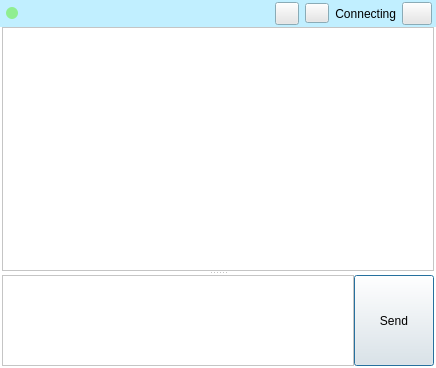
<?xml version="1.0" encoding="UTF-8"?>
<ui version="4.0">
 <class>ChatWindow</class>
 <widget class="QDialog" name="ChatWindow">
  <property name="geometry">
   <rect>
    <x>0</x>
    <y>0</y>
    <width>436</width>
    <height>368</height>
   </rect>
  </property>
  <property name="sizePolicy">
   <sizepolicy hsizetype="Preferred" vsizetype="Expanding">
    <horstretch>0</horstretch>
    <verstretch>0</verstretch>
   </sizepolicy>
  </property>
  <property name="palette">
   <palette>
    <active>
     <colorrole role="Base">
      <brush brushstyle="SolidPattern">
       <color alpha="255">
        <red>255</red>
        <green>255</green>
        <blue>255</blue>
       </color>
      </brush>
     </colorrole>
     <colorrole role="Window">
      <brush brushstyle="SolidPattern">
       <color alpha="255">
        <red>255</red>
        <green>255</green>
        <blue>255</blue>
       </color>
      </brush>
     </colorrole>
    </active>
    <inactive>
     <colorrole role="Base">
      <brush brushstyle="SolidPattern">
       <color alpha="255">
        <red>255</red>
        <green>255</green>
        <blue>255</blue>
       </color>
      </brush>
     </colorrole>
     <colorrole role="Window">
      <brush brushstyle="SolidPattern">
       <color alpha="255">
        <red>255</red>
        <green>255</green>
        <blue>255</blue>
       </color>
      </brush>
     </colorrole>
    </inactive>
    <disabled>
     <colorrole role="Base">
      <brush brushstyle="SolidPattern">
       <color alpha="255">
        <red>255</red>
        <green>255</green>
        <blue>255</blue>
       </color>
      </brush>
     </colorrole>
     <colorrole role="Window">
      <brush brushstyle="SolidPattern">
       <color alpha="255">
        <red>255</red>
        <green>255</green>
        <blue>255</blue>
       </color>
      </brush>
     </colorrole>
    </disabled>
   </palette>
  </property>
  <property name="windowTitle">
   <string>Chat</string>
  </property>
  <property name="styleSheet">
   <string notr="true"/>
  </property>
  <layout class="QHBoxLayout" name="horizontalLayout">
   <property name="spacing">
    <number>0</number>
   </property>
   <property name="leftMargin">
    <number>0</number>
   </property>
   <property name="topMargin">
    <number>0</number>
   </property>
   <property name="rightMargin">
    <number>0</number>
   </property>
   <property name="bottomMargin">
    <number>0</number>
   </property>
   <item>
    <widget class="QWidget" name="mCentralWidget" native="true">
     <property name="autoFillBackground">
      <bool>true</bool>
     </property>
     <layout class="QVBoxLayout" name="verticalLayout_3" stretch="0,1">
      <property name="spacing">
       <number>0</number>
      </property>
      <property name="leftMargin">
       <number>0</number>
      </property>
      <property name="topMargin">
       <number>0</number>
      </property>
      <property name="rightMargin">
       <number>0</number>
      </property>
      <property name="bottomMargin">
       <number>0</number>
      </property>
      <item>
       <widget class="QWidget" name="mTitlebar" native="true">
        <property name="palette">
         <palette>
          <active>
           <colorrole role="Button">
            <brush brushstyle="SolidPattern">
             <color alpha="255">
              <red>230</red>
              <green>230</green>
              <blue>230</blue>
             </color>
            </brush>
           </colorrole>
           <colorrole role="Base">
            <brush brushstyle="SolidPattern">
             <color alpha="255">
              <red>255</red>
              <green>255</green>
              <blue>255</blue>
             </color>
            </brush>
           </colorrole>
           <colorrole role="Window">
            <brush brushstyle="SolidPattern">
             <color alpha="255">
              <red>193</red>
              <green>239</green>
              <blue>255</blue>
             </color>
            </brush>
           </colorrole>
          </active>
          <inactive>
           <colorrole role="Button">
            <brush brushstyle="SolidPattern">
             <color alpha="255">
              <red>230</red>
              <green>230</green>
              <blue>230</blue>
             </color>
            </brush>
           </colorrole>
           <colorrole role="Base">
            <brush brushstyle="SolidPattern">
             <color alpha="255">
              <red>255</red>
              <green>255</green>
              <blue>255</blue>
             </color>
            </brush>
           </colorrole>
           <colorrole role="Window">
            <brush brushstyle="SolidPattern">
             <color alpha="255">
              <red>193</red>
              <green>239</green>
              <blue>255</blue>
             </color>
            </brush>
           </colorrole>
          </inactive>
          <disabled>
           <colorrole role="Button">
            <brush brushstyle="SolidPattern">
             <color alpha="255">
              <red>230</red>
              <green>230</green>
              <blue>230</blue>
             </color>
            </brush>
           </colorrole>
           <colorrole role="Base">
            <brush brushstyle="SolidPattern">
             <color alpha="255">
              <red>193</red>
              <green>239</green>
              <blue>255</blue>
             </color>
            </brush>
           </colorrole>
           <colorrole role="Window">
            <brush brushstyle="SolidPattern">
             <color alpha="255">
              <red>193</red>
              <green>239</green>
              <blue>255</blue>
             </color>
            </brush>
           </colorrole>
          </disabled>
         </palette>
        </property>
        <property name="autoFillBackground">
         <bool>true</bool>
        </property>
        <property name="styleSheet">
         <string notr="true"/>
        </property>
        <layout class="QHBoxLayout" name="horizontalLayout_2" stretch="0,0,1,0,0,0,0">
         <property name="spacing">
          <number>6</number>
         </property>
         <property name="leftMargin">
          <number>6</number>
         </property>
         <property name="topMargin">
          <number>2</number>
         </property>
         <property name="rightMargin">
          <number>4</number>
         </property>
         <property name="bottomMargin">
          <number>2</number>
         </property>
         <item>
          <widget class="QLabel" name="mOnlineIndicator">
           <property name="sizePolicy">
            <sizepolicy hsizetype="Minimum" vsizetype="Minimum">
             <horstretch>0</horstretch>
             <verstretch>0</verstretch>
            </sizepolicy>
           </property>
           <property name="minimumSize">
            <size>
             <width>12</width>
             <height>12</height>
            </size>
           </property>
           <property name="maximumSize">
            <size>
             <width>12</width>
             <height>12</height>
            </size>
           </property>
           <property name="styleSheet">
            <string notr="true">background-color: lightgreen;
border-radius: 6px;</string>
           </property>
           <property name="text">
            <string/>
           </property>
          </widget>
         </item>
         <item>
          <widget class="QLabel" name="mTitleLabel">
           <property name="sizePolicy">
            <sizepolicy hsizetype="Preferred" vsizetype="Preferred">
             <horstretch>0</horstretch>
             <verstretch>0</verstretch>
            </sizepolicy>
           </property>
           <property name="minimumSize">
            <size>
             <width>0</width>
             <height>0</height>
            </size>
           </property>
           <property name="maximumSize">
            <size>
             <width>400</width>
             <height>16777215</height>
            </size>
           </property>
           <property name="font">
            <font>
             <pointsize>14</pointsize>
            </font>
           </property>
           <property name="text">
            <string/>
           </property>
           <property name="textFormat">
            <enum>Qt::PlainText</enum>
           </property>
          </widget>
         </item>
         <item>
          <spacer name="horizontalSpacer">
           <property name="orientation">
            <enum>Qt::Horizontal</enum>
           </property>
           <property name="sizeType">
            <enum>QSizePolicy::MinimumExpanding</enum>
           </property>
           <property name="sizeHint" stdset="0">
            <size>
             <width>1</width>
             <height>20</height>
            </size>
           </property>
          </spacer>
         </item>
         <item>
          <widget class="QToolButton" name="mAudioCallBtn">
           <property name="sizePolicy">
            <sizepolicy hsizetype="Preferred" vsizetype="Preferred">
             <horstretch>0</horstretch>
             <verstretch>0</verstretch>
            </sizepolicy>
           </property>
           <property name="minimumSize">
            <size>
             <width>24</width>
             <height>20</height>
            </size>
           </property>
           <property name="maximumSize">
            <size>
             <width>16777215</width>
             <height>16777215</height>
            </size>
           </property>
           <property name="layoutDirection">
            <enum>Qt::LeftToRight</enum>
           </property>
           <property name="autoFillBackground">
            <bool>false</bool>
           </property>
           <property name="styleSheet">
            <string notr="true">QToolButton
{
   border-image: url(&quot;:/audiocall.svg&quot;);
}
QToolButton:hover
{
   border-image: url(&quot;:/audiocall-hover.svg&quot;);
}</string>
           </property>
           <property name="text">
            <string/>
           </property>
           <property name="iconSize">
            <size>
             <width>0</width>
             <height>0</height>
            </size>
           </property>
           <property name="checkable">
            <bool>false</bool>
           </property>
           <property name="checked">
            <bool>false</bool>
           </property>
           <property name="autoRaise">
            <bool>false</bool>
           </property>
          </widget>
         </item>
         <item>
          <widget class="QToolButton" name="mVideoCallBtn">
           <property name="minimumSize">
            <size>
             <width>24</width>
             <height>20</height>
            </size>
           </property>
           <property name="styleSheet">
            <string notr="true">QToolButton
{
   border-image: url(&quot;:/videocall.svg&quot;);
}
QToolButton:hover
{
   border-image: url(&quot;:/videocall-hover.svg&quot;);
}</string>
           </property>
           <property name="text">
            <string/>
           </property>
           <property name="iconSize">
            <size>
             <width>0</width>
             <height>0</height>
            </size>
           </property>
          </widget>
         </item>
         <item>
          <widget class="QLabel" name="mChatdStatusDisplay">
           <property name="autoFillBackground">
            <bool>false</bool>
           </property>
           <property name="text">
            <string>Connecting</string>
           </property>
           <property name="alignment">
            <set>Qt::AlignRight|Qt::AlignTrailing|Qt::AlignVCenter</set>
           </property>
           <property name="margin">
            <number>0</number>
           </property>
           <property name="indent">
            <number>0</number>
           </property>
          </widget>
         </item>
         <item>
          <widget class="QToolButton" name="mMembersBtn">
           <property name="enabled">
            <bool>true</bool>
           </property>
           <property name="minimumSize">
            <size>
             <width>30</width>
             <height>20</height>
            </size>
           </property>
           <property name="styleSheet">
            <string notr="true">QToolButton
{
border-image: url(':/groupchat-members.svg')
}
QToolButton:hover
{
border-image: url(':/groupchat-members-hover.svg')
}
</string>
           </property>
           <property name="text">
            <string/>
           </property>
          </widget>
         </item>
        </layout>
       </widget>
      </item>
      <item>
       <widget class="QWidget" name="mTextChatWidget" native="true">
        <property name="sizePolicy">
         <sizepolicy hsizetype="Preferred" vsizetype="Preferred">
          <horstretch>0</horstretch>
          <verstretch>0</verstretch>
         </sizepolicy>
        </property>
        <layout class="QVBoxLayout" name="verticalLayout_2">
         <property name="spacing">
          <number>0</number>
         </property>
         <property name="leftMargin">
          <number>2</number>
         </property>
         <property name="topMargin">
          <number>0</number>
         </property>
         <property name="rightMargin">
          <number>2</number>
         </property>
         <property name="bottomMargin">
          <number>2</number>
         </property>
         <item>
          <widget class="QSplitter" name="mSplitter">
           <property name="sizePolicy">
            <sizepolicy hsizetype="Expanding" vsizetype="Expanding">
             <horstretch>0</horstretch>
             <verstretch>0</verstretch>
            </sizepolicy>
           </property>
           <property name="orientation">
            <enum>Qt::Vertical</enum>
           </property>
           <widget class="MyMessageList" name="mMessageList">
            <property name="sizePolicy">
             <sizepolicy hsizetype="Expanding" vsizetype="Expanding">
              <horstretch>0</horstretch>
              <verstretch>0</verstretch>
             </sizepolicy>
            </property>
            <property name="minimumSize">
             <size>
              <width>0</width>
              <height>0</height>
             </size>
            </property>
            <property name="autoFillBackground">
             <bool>false</bool>
            </property>
            <property name="styleSheet">
             <string notr="true">QListView {background-color: white; }</string>
            </property>
            <property name="verticalScrollMode">
             <enum>QAbstractItemView::ScrollPerPixel</enum>
            </property>
            <property name="horizontalScrollMode">
             <enum>QAbstractItemView::ScrollPerPixel</enum>
            </property>
            <property name="resizeMode">
             <enum>QListView::Adjust</enum>
            </property>
            <property name="layoutMode">
             <enum>QListView::SinglePass</enum>
            </property>
            <property name="spacing">
             <number>0</number>
            </property>
            <property name="uniformItemSizes">
             <bool>false</bool>
            </property>
            <property name="batchSize">
             <number>100</number>
            </property>
           </widget>
           <widget class="QWidget" name="layoutWidget">
            <layout class="QHBoxLayout" name="typeAndSend" stretch="1,0">
             <property name="spacing">
              <number>0</number>
             </property>
             <property name="sizeConstraint">
              <enum>QLayout::SetMinimumSize</enum>
             </property>
             <property name="topMargin">
              <number>0</number>
             </property>
             <item>
              <widget class="MsgInputBox" name="mMessageEdit">
               <property name="sizePolicy">
                <sizepolicy hsizetype="Expanding" vsizetype="Minimum">
                 <horstretch>0</horstretch>
                 <verstretch>0</verstretch>
                </sizepolicy>
               </property>
               <property name="sizeAdjustPolicy">
                <enum>QAbstractScrollArea::AdjustToContents</enum>
               </property>
               <property name="html">
                <string>&lt;!DOCTYPE HTML PUBLIC &quot;-//W3C//DTD HTML 4.0//EN&quot; &quot;http://www.w3.org/TR/REC-html40/strict.dtd&quot;&gt;
&lt;html&gt;&lt;head&gt;&lt;meta name=&quot;qrichtext&quot; content=&quot;1&quot; /&gt;&lt;style type=&quot;text/css&quot;&gt;
p, li { white-space: pre-wrap; }
&lt;/style&gt;&lt;/head&gt;&lt;body style=&quot; font-family:'.Helvetica Neue DeskInterface'; font-size:13pt; font-weight:400; font-style:normal;&quot;&gt;
&lt;p style=&quot;-qt-paragraph-type:empty; margin-top:0px; margin-bottom:0px; margin-left:0px; margin-right:0px; -qt-block-indent:0; text-indent:0px;&quot;&gt;&lt;br /&gt;&lt;/p&gt;&lt;/body&gt;&lt;/html&gt;</string>
               </property>
              </widget>
             </item>
             <item>
              <layout class="QVBoxLayout" name="verticalLayout" stretch="1">
               <property name="spacing">
                <number>0</number>
               </property>
               <item>
                <widget class="QPushButton" name="mMsgSendBtn">
                 <property name="sizePolicy">
                  <sizepolicy hsizetype="Minimum" vsizetype="Minimum">
                   <horstretch>0</horstretch>
                   <verstretch>0</verstretch>
                  </sizepolicy>
                 </property>
                 <property name="toolTip">
                  <string>Send the typed message</string>
                 </property>
                 <property name="styleSheet">
                  <string notr="true"/>
                 </property>
                 <property name="text">
                  <string>Send</string>
                 </property>
                 <property name="autoDefault">
                  <bool>false</bool>
                 </property>
                 <property name="default">
                  <bool>true</bool>
                 </property>
                 <property name="flat">
                  <bool>false</bool>
                 </property>
                </widget>
               </item>
              </layout>
             </item>
            </layout>
           </widget>
          </widget>
         </item>
        </layout>
       </widget>
      </item>
     </layout>
    </widget>
   </item>
  </layout>
 </widget>
 <customwidgets>
  <customwidget>
   <class>MsgInputBox</class>
   <extends>QTextEdit</extends>
   <header>widgetSubclass.h</header>
  </customwidget>
  <customwidget>
   <class>MyMessageList</class>
   <extends>QListWidget</extends>
   <header>widgetSubclass.h</header>
  </customwidget>
 </customwidgets>
 <resources/>
 <connections/>
</ui>
